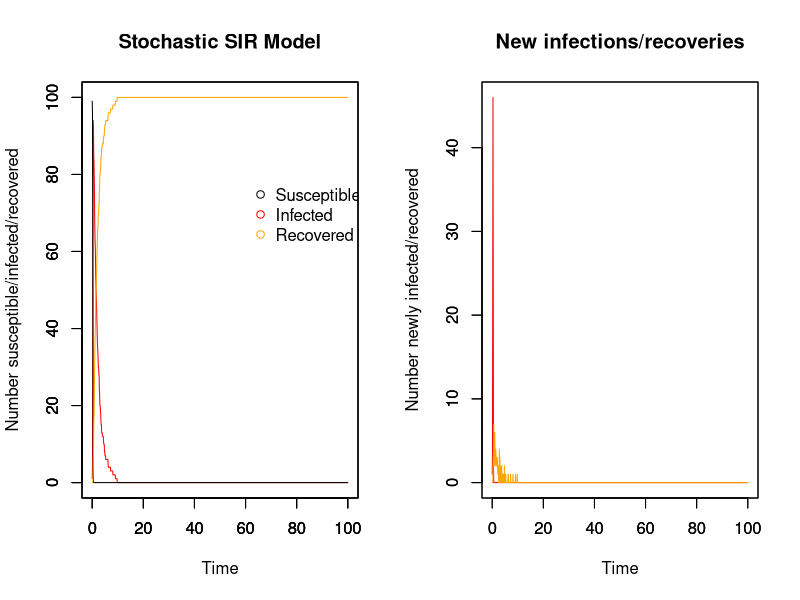
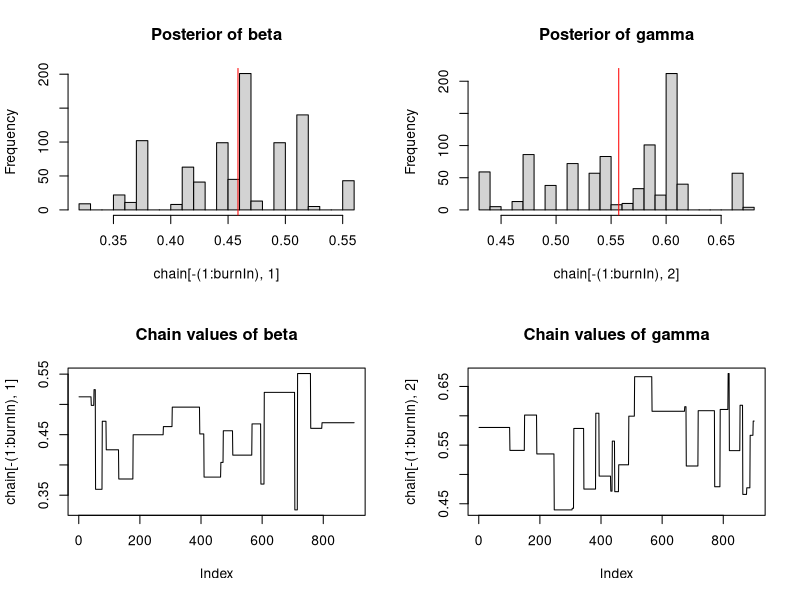

These figures' R source, in order:
## Stochastic model with MCMC
## 04/11/17

##########################
## Input values for SIR ##
##########################

# Time
timestep <- 0.1
times <- seq(0, 100, by = timestep)

# Initial population: N-1 susceptible, 1 infectious, 0 recovered
init.values = c(
  S = 100-1,
  I = 1,
  R = 0
)
N = sum(init.values)

# Beta & gammma
beta <- 0.5
gamma <- 0.5

###############
## The model ##
###############

# Array for holding collective disease status information for whole period of time
data <- array(0, dim =c(length(times), length(init.values)+3))
data[,1] <- times # make first column the timesteps to make plotting easier later on

set.seed(14) # other good ones: 7, 14, 22, 30

# For loops for calculating the numbers susceptible, infected, and recovered at each timepoint
for (time in times){
  if (time == 0){ # Set up the number of S/I/R at time 0
    data[1,2] <- init.values["S"] # number of susceptibles at time 0
    data[1,3] <- init.values["I"] # number of infecteds at time 0
    data[1,4] <- init.values["R"] # number of recovereds at time 0
    data[1,5] <- init.values["I"] # number newly infected at time 0
    data[1,6] <- init.values["R"] # number newly recovered at time 0
      
  } else{
    whole_time <- 1/timestep * time # makes time into the whole number that it corresponds to in the array
    #inf <- rbinom(1, size = data[whole_time,2], prob = foi_t) # number who become infected in this timestep
    #rec <- rbinom(1, size = data[whole_time,3], prob = r_t)# number who become recovered in this timestep
    
    inf <- rbinom(1, size = data[whole_time,2], (1-(exp(-beta*data[whole_time,3]*timestep)))) # number who become infected in this timestep
    rec <- rbinom(1, size = data[whole_time,3], (1-(exp(-gamma*timestep)))) # number who become recovered in this timestep
      
    data[whole_time+1,2] <- data[whole_time,2] - inf # number of susceptibles at other times
      
    data[whole_time+1,3] <- data[whole_time,3]  + inf - rec # number of infecteds at other times
      
    data[whole_time+1,4] <- data[whole_time,4] + rec # number of recovereds at other times
    
    data[whole_time+1,5] <- data[whole_time+1,3] - data[whole_time,3] + data[whole_time+1,4] - data[whole_time,4] # number of newly infected
    
    data[whole_time+1,6] <- data[whole_time+1,4] - data[whole_time,4] # number of newly recovered
  }
}

###############
## SIR plots ##
###############

run_stoch <- data.frame(data) # make array into a dataframe
colnames(run_stoch) <- c("time","S", "I", "R", "new_I", "new_R")

par(mfrow = c(1,2))

# Plot for SIR model
plot(x = run_stoch$time, y = run_stoch$I, type = "line", col = "red", ylim = c(0,N),
     xlab = "Time", ylab = "Number susceptible/infected/recovered", main = "Stochastic SIR Model")
par(new=T)
plot(x = run_stoch$time, y = run_stoch$S, type = "line", ylim = c(0,N), ylab = "", xlab = "") # add susceptible line
par(new=T)
plot(x = run_stoch$time, y = run_stoch$R, type = "line", col = "orange", ylim = c(0,N), ylab = "", xlab = "") # recovered

# Add legend
legend(60, 0.8*N, c("Susceptible", "Infected", "Recovered"), pch = 1, col = c("black", "red", "orange"), bty = "n")

# Plot for newly infected and newly recovered
plot(x = run_stoch$time, y = run_stoch$new_I, type = "line", col = "red", ylim = c(0,max(run_stoch$new_I)),
     xlab = "Time", ylab = "Number newly infected/recovered", main = "New infections/recoveries")
par(new=T)
plot(x = run_stoch$time, y = run_stoch$new_R, type = "line", col = "orange", ylim = c(0,max(run_stoch$new_I)), ylab = "", xlab = "") # add susceptible line

##################################
## Likelihood, prior, posterior ##
##################################

# Likelihood distribution
likelihood <- function(param){
  beta = as.numeric(param[1])
  gamma = as.numeric(param[2])
  total = array(0, dim = (c(nrow(run_stoch))))

  for (i in 1:nrow(run_stoch)){
    betalikelihood = dbinom(run_stoch$new_I[i+1], run_stoch$S[i], (1-(exp(-beta*run_stoch$I[i]*timestep))), log = T)
    gammalikelihood = dbinom(run_stoch$new_R[i+1], run_stoch$I[i], (1-(exp(-gamma*timestep))), log = T)
    total[i] = betalikelihood + gammalikelihood
  }
  return(sum(total, na.rm = T))
}

# Prior distribution
prior <- function(param){
  beta = as.numeric(param[1])
  gamma = as.numeric(param[2])
  betaprior = dunif(beta, min = 0, max = 100, log = T)
  gammaprior = dunif(gamma, min = 0, max = 100, log = T)
  return(betaprior + gammaprior)
}

# Posterior distribution
posterior <- function(param){
  return (likelihood(param) + prior(param))
}

proposalfunction <- function(param){ # beta and gamma need to be >0

  beta_prop = rnorm(1, mean = param[1], sd = 1)
  gamma_prop = rnorm(1, mean = param[2], sd = 1)
  return(c(beta_prop, gamma_prop))
}

run_metropolis_MCMC <- function(startvalue, iterations){
  chain = array(dim = c(iterations+1,2))
  chain[1,] = startvalue
  for (i in 1:iterations){
    proposal = proposalfunction(chain[i,])

    if (proposal[1] < 0.0 & proposal[2] < 0.0 ){
      chain[i+1,] = chain[i,]
      
    } else if (proposal[1] < 0.0 & proposal[2] >= 0.0){
      proposal[1] = chain[i,1]
      probab = exp(posterior(proposal) - posterior(chain[i,]))
      if (runif(1) < probab){
        chain[i+1,] = proposal
      }else{
        chain[i+1,] = chain[i,]
      }
       
    } else if (proposal[1] >= 0.0 & proposal[2] < 0.0){
      proposal[2] = chain[i,2]
      probab = exp(posterior(proposal) - posterior(chain[i,]))
      if (runif(1) < probab){
        chain[i+1,] = proposal
      }else{
        chain[i+1,] = chain[i,]
      }
       
     } else{
        probab = exp(posterior(proposal) - posterior(chain[i,]))
        if (runif(1) < probab){
          chain[i+1,] = proposal
        }else{
          chain[i+1,] = chain[i,]
        }
      }
  }
  return(chain)
}

# Where to start the chain
startvalue <- c(0.1,0.1)

# Number of runs
iterations = 1000
#set.seed(4)
chain <- run_metropolis_MCMC(startvalue, iterations)

# The beginning of the chain is biased towards the starting point, so take them out
# normally burnin is 10%-50% of the runs
burnIn = 0.1*iterations
acceptance <- 1-mean(duplicated(chain[-(1:burnIn),]))

################
## MCMC Plots ##
################

par(mfrow = c(2,2))

hist(chain[-(1:burnIn),1],nclass=30, main="Posterior of beta")
abline(v = mean(chain[-(1:burnIn),1]), col = "red")

hist(chain[-(1:burnIn),2],nclass=30, main="Posterior of gamma")
abline(v = mean(chain[-(1:burnIn),2]), col = "red")

plot(chain[-(1:burnIn),1], type = "l", main = "Chain values of beta")

plot(chain[-(1:burnIn),2], type = "l", main = "Chain values of gamma")

########################################################################################################################

########################################################################################################################

# run_metropolis_MCMC <- function(startvalue, iterations){
#   chain = array(dim = c(iterations+1,2))
#   chain[1,] = startvalue
#   for (i in 1:iterations){
#     proposal = proposalfunction(chain[i,])
#     
#     if (proposal[1] < 0.0 | proposal[2] < 0.0){
#       chain[i+1,] = chain[i,]
#     }
#     else{
#       probab = exp(posterior(proposal) - posterior(chain[i,]))
#       if (runif(1) < probab){
#         chain[i+1,] = proposal
#       }else{
#         chain[i+1,] = chain[i,]
#       }
#     }
#   }
#   return(chain)
# }
